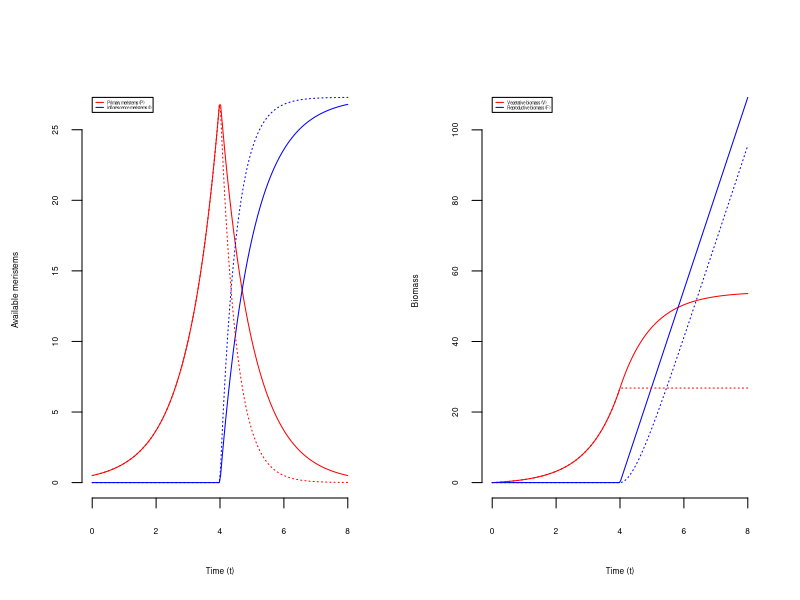
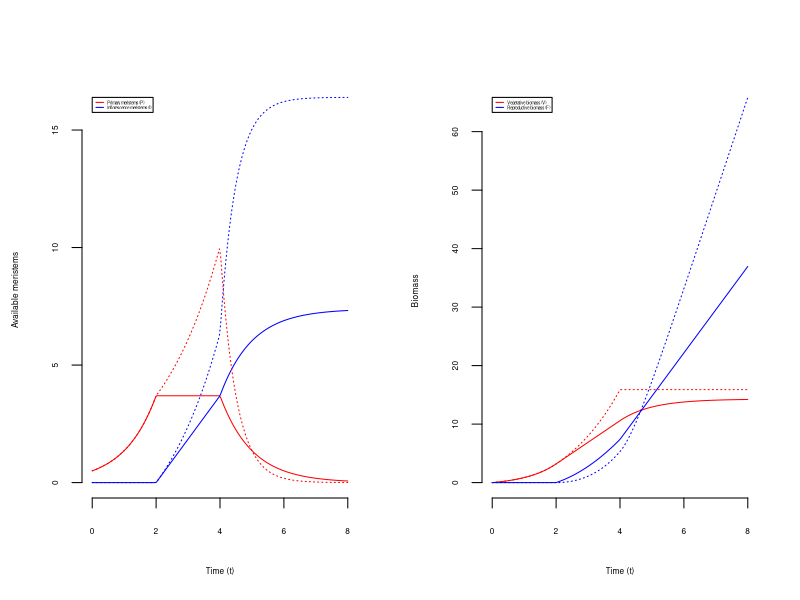
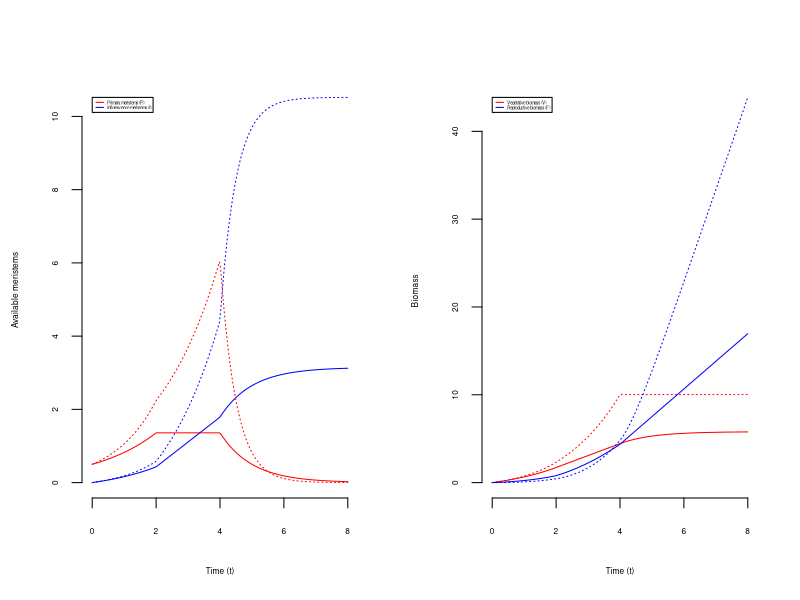
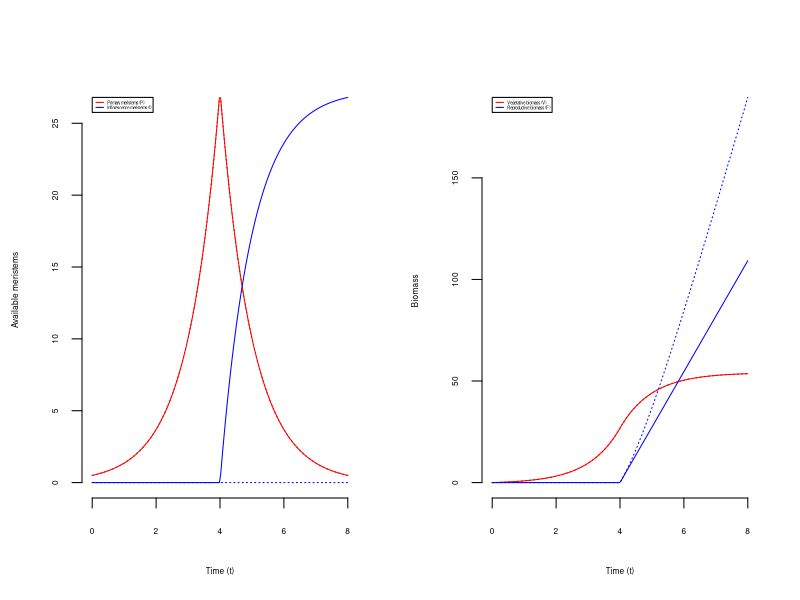

Source code (R) for these figures, in order:
## ---- chunk 1
rm(list=ls(all=TRUE))
knitr::opts_chunk$set(echo = TRUE, fig.path="figures/")
## ---- chunk 2
library(deSolve)
## ---- chunk 3
controlResource=function(t,y,parms,controlFunction) {
  P=y[1]; V=y[2]; I=y[3]; L=y[4];  
  
  beta1=parms[1]; 
  beta2=parms[2];
  
  pt = controlFunction(t)
  
  derivs[1]= 2*beta1*pt*P - beta1*pt*P - (1-pt)*beta1*P;
  derivs[2]= beta1*pt*P + (1-pt)*beta1*P;
  derivs[3]= 0;
  derivs[4]= (1-pt)*beta1*V;
  return(list(derivs));
}
## ---- chunk 4
controlDeterminate=function(t,y,parms,controlFunction) {
  P=y[1]; V=y[2]; I=y[3]; L=y[4];  
  
  beta1=parms[1]; 
  beta2=parms[2];
  
  pt = controlFunction(t)
  
  derivs[1]=2*beta1*pt*P - beta1*pt*P - (1-pt)*beta1*P;
  derivs[2]=beta1*pt*P + (1-pt)*beta1*P;
  derivs[3]=(1-pt)*beta1*P;
  derivs[4]=(1-pt)*beta1*P + beta2*I;
  return(list(derivs));
}
## ---- chunk 5
controlIndeterminate=function(t,y,parms,controlFunction) {
  P=y[1]; V=y[2]; I=y[3]; L=y[4];

  beta1=parms[1];
  beta2=parms[2];

    pt = controlFunction(t)[1]
    qt = controlFunction(t)[2]

  derivs[1]= 2*beta1*(pt-qt)*P - beta1*(pt-qt)*P - beta1*qt*P;
  derivs[2]= beta1*(pt-qt)*P + beta1*(1-pt-qt)*P + beta1*qt*P ;
  derivs[3]= beta1*(1-pt-qt)*P+2*qt*beta1*P
  derivs[4]= beta2*I;
  return(list(derivs));
}
## ---- chunk 6
# Vector to hold the derivatives
derivs=numeric(4); 

# starting values of both state variables
y0=c(P=0.5,V=0,I=0,L=0); 
# time sequence
times=seq(0,8,length=200)
# controls
parms=c( beta1=1, 
         beta2=1);
## ---- chunk 7
plotSolutions = function(ode1=odeSolutionDeterminate,ode2=odeSolutionIndeterminate){

par(mfrow=c(1,2))

# plot(ode1$time,ifelse(ode1$time<4,1,0),type="l",col="black",bty="n",
#      main="Optimal growth and reproduction for an annual\n with a determinate inflorescence.",
#      xlab="Time (t)",
#      ylab="Control",
#      ylim=c(0,1))

plot(ode1$time,ode1$P,type="l",col="red",bty="n",
     #main="Meristem dynamics for annuals\n with a determinate inflorescence (solid)\n and indeterminate inflorescence (dotted).",
     xlab="Time (t)",
     ylab="Available meristems",
     ylim=c(0,max(ode1$I,ode2$I)  ), 
     cex.lab=.5, cex.axis=.5, cex.main=.75, cex.sub=.5)

lines(ode1$time,ode1$I,col="blue")
lines(ode2$time,ode2$I,col="blue",lty='dotted')
lines(ode2$time,ode2$P,col="red",lty='dotted')

legend(x = 0, y = max(ode1$I,ode2$I) , 
       legend = c("Primary meristems (P)", "Inflorescence meristems (I)"), 
       col = c('red', 'blue') ,
       lty = c(1,1), 
       cex = .25)

plot(ode1$time,ode1$V,type="l",col="red",bty="n",
     #main="Growth and reproduction for annuals\n with a determinate inflorescence (solid)\n and indeterminate inflorescence (dotted).",
     xlab="Time (t)",
     ylab="Biomass ",
     ylim=c(0,max(ode1$L,ode2$L)) , 
     cex.lab=.5, cex.axis=.5, cex.main=.75, cex.sub=.5)

lines(ode1$time,ode1$L,col="blue")

lines(ode2$time,ode2$V,col="red",lty='dotted')
lines(ode2$time,ode2$L,col="blue",lty='dotted')

legend(x = 0, y = max(ode1$L,ode2$L),
       legend = c("Vegetative biomass (V)", "Reproductive biomass (F)"),
       col = c('red', 'blue') ,
       lty = c(1,1),
       cex = .25)
}

## ---- chunk 8
instantSwitch = function(t){
  if ( t <= 4)
    tmp <- 1
  else
    tmp <- 0
  
  return(tmp)
  }

odeSolutionDeterminate=ode(y0,times,controlDeterminate,parms,controlFunction=instantSwitch);
odeSolutionDeterminate = data.frame(odeSolutionDeterminate);

instantSwitch = function(t){
  
  tmp = c() # tmp[1] = pt, tmp[2] = qt
  
  if ( t <= 4)
    {tmp[1] <- 1
    tmp[2] <- 0}
  else 
  {tmp[1] <- 0
   tmp[2] <- 1}
  
  return(tmp)
  }

odeSolutionIndeterminate=ode(y0,times,controlIndeterminate,parms,controlFunction=instantSwitch);
odeSolutionIndeterminate = data.frame(odeSolutionIndeterminate)

plotSolutions(odeSolutionDeterminate,odeSolutionIndeterminate)
## ---- chunk 9
gradedSwitch = function(t){
  if ( t <= 2)
    tmp <- 1
  else if (t <= 4)
    tmp <- .5
  else
    tmp <- 0
  
  return(tmp)
  }

odeSolutionDeterminate=ode(y0,times,controlDeterminate,parms,controlFunction=gradedSwitch);
odeSolutionDeterminate = data.frame(odeSolutionDeterminate);

gradedSwitch = function(t){
  
  tmp = c() # tmp[1] = pt, tmp[2] = qt
  
  if ( t <= 2)
    {tmp[1] <- 1
    tmp[2] <- 0}
  else if ( t <= 4)
  {tmp[1] <- .5
    tmp[2] <- 0}
  else 
  {tmp[1] <- 0
   tmp[2] <- 1}
  
  return(tmp)
  }

odeSolutionIndeterminate=ode(y0,times,controlIndeterminate,parms,controlFunction=gradedSwitch);
odeSolutionIndeterminate = data.frame(odeSolutionIndeterminate)

plotSolutions(odeSolutionDeterminate,odeSolutionIndeterminate)
## ---- chunk 10
gradedSwitch = function(t){
  if ( t <= 2)
    tmp <- .75
  else if (t <= 4)
    tmp <- .5
  else
    tmp <- 0
  
  return(tmp)
  }

odeSolutionDeterminate=ode(y0,times,controlDeterminate,parms,controlFunction=gradedSwitch);
odeSolutionDeterminate = data.frame(odeSolutionDeterminate);

gradedSwitch = function(t){
  
  tmp = c() # tmp[1] = pt, tmp[2] = qt
  
  if ( t <= 2)
    {tmp[1] <- .75
    tmp[2] <- 0}
  else if ( t <= 4)
  {tmp[1] <- .5
    tmp[2] <- 0}
  else 
  {tmp[1] <- 0
   tmp[2] <- 1}
  
  return(tmp)
  }

odeSolutionIndeterminate=ode(y0,times,controlIndeterminate,parms,controlFunction=gradedSwitch);
odeSolutionIndeterminate = data.frame(odeSolutionIndeterminate)

plotSolutions(odeSolutionDeterminate,odeSolutionIndeterminate)
## ---- chunk 11
instantSwitch = function(t){
  if ( t <= 4)
    tmp <- 1
  else
    tmp <- 0
  
  return(tmp)
  }

odeSolutionDeterminate=ode(y0,times,controlDeterminate,parms,controlFunction=instantSwitch);
odeSolutionDeterminate = data.frame(odeSolutionDeterminate);

odeSolutionResource=ode(y0,times,controlResource,parms,controlFunction=instantSwitch);
odeSolutionResource = data.frame(odeSolutionResource)

plotSolutions(odeSolutionDeterminate,odeSolutionResource)
